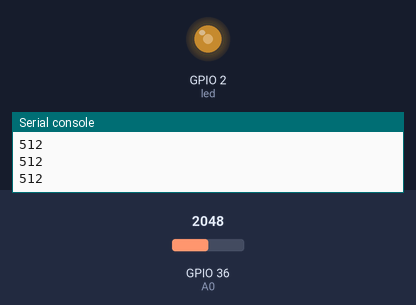
Simulated run of this program. Board: ESP32 board running MicroPython. Parts: output pins drawn as LEDs (lit = HIGH), the last lines printed to the serial console. Inputs (shaded band) come from the test bench; at power-on: GPIO 36 (A0) = 2048 (analog values on the 0–4095 scale).

Above: at 1.2 s.
1.3 s: GPIO 36 (A0) set to 2866
At 2.0 s:
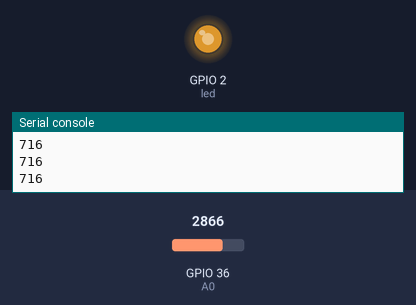
2.8 s: GPIO 36 (A0) set to 3603
At 3.3 s:
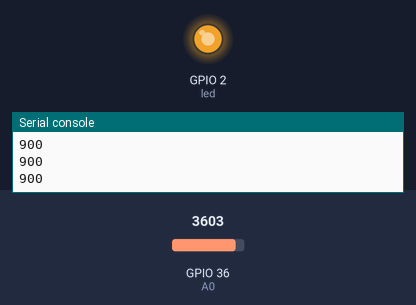
4.3 s: GPIO 36 (A0) set to 491
At 5.5 s:
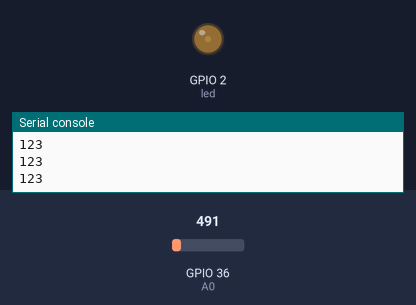
5.8 s: GPIO 36 (A0) set to 0
At 7.0 s:
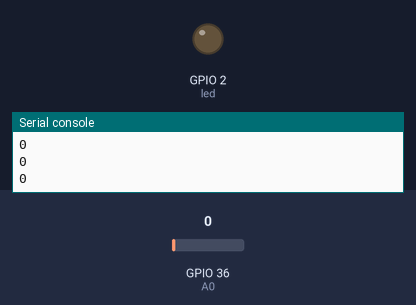
Timing chart, 0 to 8.3 s (numbered marks = the images above; inputs shaded):
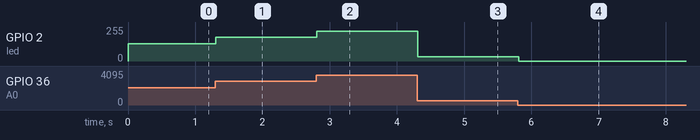

Measured:
- after the input at 1.3 s, GPIO 2 (led): 128/255 → 178/255 at once
- after the input at 2.8 s, GPIO 2 (led): 178/255 → 224/255 at once
- after the input at 4.3 s, GPIO 2 (led): 224/255 → 31/255 at once
- after the input at 5.8 s, GPIO 2 (led): 31/255 → 0/255 at once

The program:

adc_pwm.py
```python
from machine import Pin,ADC,PWM
import time

led = PWM(Pin(2), freq=1000) # GPIO2對應到內建的LED
A0 = ADC(Pin(36)) # GPIO36 對應到 ADC0
A0.atten(ADC.ATTN_11DB)   #最大輸入電壓: 3.3v
A0.width(ADC.WIDTH_10BIT) #取樣範圍 0~1023

while True:
  value = A0.read() #讀取A0埠
  print(value)      #顯示讀取的數值
  led.duty(value)   #亮度
  time.sleep(0.1) 
```
